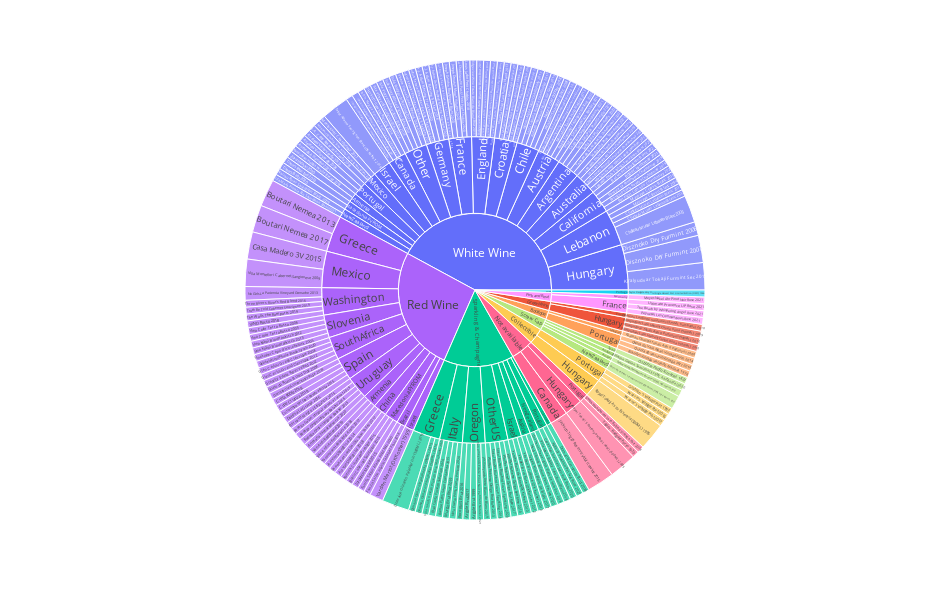

The notebook cell this image was saved under:
### Markdown cell above
### What are the top country for each wine Type?

### Code cell
precentages(['Wine type', 'Country', 'Name'],[4,5], color='Wine type')

### Figure 1 — Plotly figure (JSON) as saved in the notebook; plotly's stock layout.template omitted (floating-point values rounded to 4 significant figures; data arrays with more than 128 entries replaced by an {"elided": "..."} marker saying what was removed)
{"data": [{"branchvalues": "total", "customdata": {"elided": "235x1 str values"}, "domain": {"x": [0, 1], "y": [0, 1]}, "hovertemplate": "labels=%{label}<br>0=%{value}<br>parent=%{parent}<br>id=%{id}<br>Wine type=%{customdata[0]}<extra></extra>", "ids": {"elided": "235 str values"}, "labels": {"elided": "235 str values"}, "marker": {"colors": {"elided": "235 str values"}}, "name": "", "parents": {"elided": "235 str values"}, "type": "sunburst", "values": {"elided": "235 int values"}}], "layout": {"autosize": false, "height": 600, "legend": {"tracegroupgap": 0}, "margin": {"t": 60}, "width": 950}}
